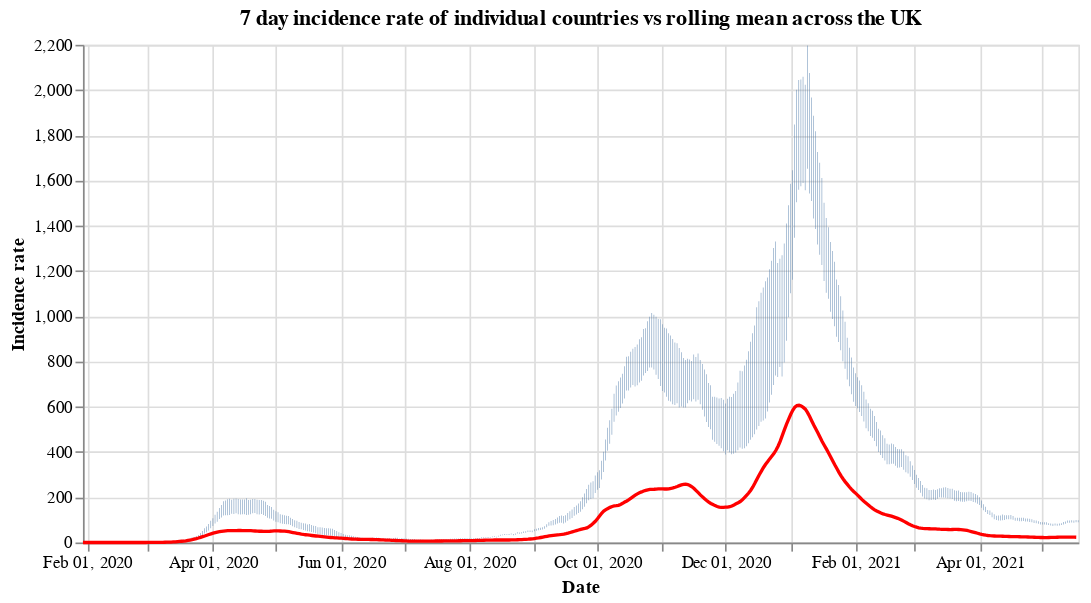

Source (notebook cell):
### Code cell
#collapse
countries = uk_cases['areaName'].unique()
countries.sort()

selection = alt.selection_single(
    name='Select',
    fields=['areaName'],
    init={'areaName': 'Wales'},
    bind={'areaName': alt.binding_select(options=countries)}
)

# scatter plot, modify opacity based on selection
bars = alt.Chart(uk_cases).mark_bar().add_selection(
    selection
).encode(
    x=alt.X("yearmonthdate(date):T", axis=alt.Axis(title='Date')),
    y=alt.Y("weeklyCasesRate:Q", axis=alt.Axis(title='Incidence rate')),
    tooltip='weeklyCasesRate:Q',
    opacity=alt.condition(selection, alt.value(1), alt.value(0))
).properties(title=f'7 day incidence rate of individual countries vs rolling mean across the UK', width=600)

line = alt.Chart(overview_cases).mark_line(
    color='red',
    size=2,
).transform_window(
    rolling_mean='mean(weeklyCasesRate)',
    frame=[0, 7]
).encode(
    x='yearmonthdate(date):T',
    y='rolling_mean:Q'
)

alt.layer(bars, line)

### Figure 1 — Vega-Lite specification as saved in the notebook (floating-point values rounded to 4 significant figures; data arrays with more than 128 entries replaced by an {"elided": "..."} marker saying what was removed)
{"config": {"view": {"continuousWidth": 400, "continuousHeight": 300}}, "layer": [{"data": {"name": "data-788003b730dbed2c51fa343aa48153fa"}, "mark": "bar", "encoding": {"opacity": {"condition": {"value": 1, "selection": "Select"}, "value": 0}, "tooltip": {"type": "quantitative", "field": "weeklyCasesRate"}, "x": {"type": "temporal", "axis": {"title": "Date"}, "field": "date", "timeUnit": "yearmonthdate"}, "y": {"type": "quantitative", "axis": {"title": "Incidence rate"}, "field": "weeklyCasesRate"}}, "selection": {"Select": {"type": "single", "fields": ["areaName"], "init": {"areaName": "Wales"}, "bind": {"areaName": {"input": "select", "options": ["England", "Northern Ireland", "Scotland", "Wales"]}}}}, "title": "7 day incidence rate of individual countries vs rolling mean across the UK", "width": 600}, {"data": {"name": "data-4ec2115d5ce4477935f284c773f3026d"}, "mark": {"type": "line", "color": "red", "size": 2}, "encoding": {"x": {"type": "temporal", "field": "date", "timeUnit": "yearmonthdate"}, "y": {"type": "quantitative", "field": "rolling_mean"}}, "transform": [{"window": [{"op": "mean", "field": "weeklyCasesRate", "as": "rolling_mean"}], "frame": [0, 7]}]}], "$schema": "https://vega.github.io/schema/vega-lite/v4.8.1.json", "datasets": {"data-788003b730dbed2c51fa343aa48153fa": {"elided": "1804 records"}, "data-4ec2115d5ce4477935f284c773f3026d": {"elided": "474 records"}}}
